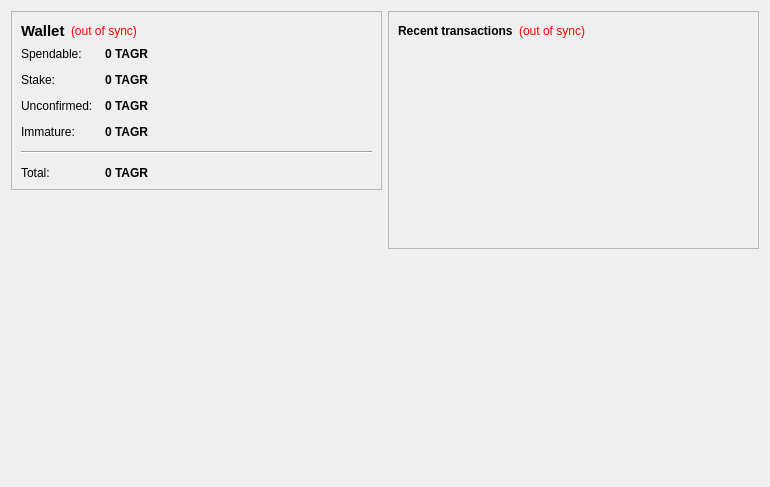
<?xml version="1.0" encoding="UTF-8"?>
<ui version="4.0">
 <class>OverviewPage</class>
 <widget class="QWidget" name="OverviewPage">
  <property name="geometry">
   <rect>
    <x>0</x>
    <y>0</y>
    <width>770</width>
    <height>487</height>
   </rect>
  </property>
  <property name="windowTitle">
   <string>Form</string>
  </property>
  <layout class="QHBoxLayout" name="horizontalLayout" stretch="1,1">
   <item>
    <layout class="QVBoxLayout" name="verticalLayout_2">
     <item>
      <widget class="QFrame" name="frame">
       <property name="frameShape">
        <enum>QFrame::StyledPanel</enum>
       </property>
       <property name="frameShadow">
        <enum>QFrame::Raised</enum>
       </property>
       <layout class="QVBoxLayout" name="verticalLayout_4">
        <item>
         <layout class="QHBoxLayout" name="horizontalLayout_4">
          <item>
           <widget class="QLabel" name="label_5">
            <property name="font">
             <font>
              <pointsize>11</pointsize>
              <weight>75</weight>
              <bold>true</bold>
             </font>
            </property>
            <property name="text">
             <string>Wallet</string>
            </property>
           </widget>
          </item>
          <item>
           <widget class="QLabel" name="labelWalletStatus">
            <property name="toolTip">
             <string>The displayed information may be out of date. Your wallet automatically synchronizes with the ThinkAndGrowRich network after a connection is established, but this process has not completed yet.</string>
            </property>
            <property name="styleSheet">
             <string notr="true">QLabel { color: red; }</string>
            </property>
            <property name="text">
             <string notr="true">(out of sync)</string>
            </property>
            <property name="alignment">
             <set>Qt::AlignLeading|Qt::AlignLeft|Qt::AlignVCenter</set>
            </property>
           </widget>
          </item>
          <item>
           <spacer name="horizontalSpacer_2">
            <property name="orientation">
             <enum>Qt::Horizontal</enum>
            </property>
            <property name="sizeHint" stdset="0">
             <size>
              <width>40</width>
              <height>20</height>
             </size>
            </property>
           </spacer>
          </item>
         </layout>
        </item>
        <item>
         <layout class="QFormLayout" name="formLayout_2">
          <property name="fieldGrowthPolicy">
           <enum>QFormLayout::AllNonFixedFieldsGrow</enum>
          </property>
          <property name="horizontalSpacing">
           <number>12</number>
          </property>
          <property name="verticalSpacing">
           <number>12</number>
          </property>
          <item row="0" column="0">
           <widget class="QLabel" name="label">
            <property name="text">
             <string>Spendable:</string>
            </property>
           </widget>
          </item>
          <item row="0" column="1">
           <widget class="QLabel" name="labelBalance">
            <property name="font">
             <font>
              <weight>75</weight>
              <bold>true</bold>
             </font>
            </property>
            <property name="cursor">
             <cursorShape>IBeamCursor</cursorShape>
            </property>
            <property name="toolTip">
             <string>Your current spendable balance</string>
            </property>
            <property name="text">
             <string notr="true">0 TAGR</string>
            </property>
            <property name="textInteractionFlags">
             <set>Qt::LinksAccessibleByMouse|Qt::TextSelectableByKeyboard|Qt::TextSelectableByMouse</set>
            </property>
           </widget>
          </item>
          <item row="1" column="0">
           <widget class="QLabel" name="label_6">
            <property name="text">
             <string>Stake:</string>
            </property>
           </widget>
          </item>
          <item row="1" column="1">
           <widget class="QLabel" name="labelStake">
            <property name="font">
             <font>
              <weight>75</weight>
              <bold>true</bold>
             </font>
            </property>
            <property name="cursor">
             <cursorShape>IBeamCursor</cursorShape>
            </property>
            <property name="toolTip">
             <string>Total of coins that was staked, and do not yet count toward the current balance</string>
            </property>
            <property name="text">
             <string notr="true">0 TAGR</string>
            </property>
            <property name="textInteractionFlags">
             <set>Qt::LinksAccessibleByMouse|Qt::TextSelectableByKeyboard|Qt::TextSelectableByMouse</set>
            </property>
           </widget>
          </item>
          <item row="2" column="0">
           <widget class="QLabel" name="label_3">
            <property name="text">
             <string>Unconfirmed:</string>
            </property>
           </widget>
          </item>
          <item row="2" column="1">
           <widget class="QLabel" name="labelUnconfirmed">
            <property name="font">
             <font>
              <weight>75</weight>
              <bold>true</bold>
             </font>
            </property>
            <property name="cursor">
             <cursorShape>IBeamCursor</cursorShape>
            </property>
            <property name="toolTip">
             <string>Total of transactions that have yet to be confirmed, and do not yet count toward the current balance</string>
            </property>
            <property name="text">
             <string notr="true">0 TAGR</string>
            </property>
            <property name="textInteractionFlags">
             <set>Qt::LinksAccessibleByMouse|Qt::TextSelectableByKeyboard|Qt::TextSelectableByMouse</set>
            </property>
           </widget>
          </item>
          <item row="3" column="0">
           <widget class="QLabel" name="labelImmatureText">
            <property name="text">
             <string>Immature:</string>
            </property>
           </widget>
          </item>
          <item row="3" column="1">
           <widget class="QLabel" name="labelImmature">
            <property name="font">
             <font>
              <weight>75</weight>
              <bold>true</bold>
             </font>
            </property>
            <property name="toolTip">
             <string>Mined balance that has not yet matured</string>
            </property>
            <property name="text">
             <string notr="true">0 TAGR</string>
            </property>
            <property name="textInteractionFlags">
             <set>Qt::LinksAccessibleByMouse|Qt::TextSelectableByKeyboard|Qt::TextSelectableByMouse</set>
            </property>
           </widget>
          </item>
          <item row="4" column="0" colspan="2">
           <widget class="Line" name="line">
            <property name="orientation">
             <enum>Qt::Horizontal</enum>
            </property>
           </widget>
          </item>
          <item row="5" column="0">
           <widget class="QLabel" name="labelTotalText">
            <property name="text">
             <string>Total:</string>
            </property>
           </widget>
          </item>
          <item row="5" column="1">
           <widget class="QLabel" name="labelTotal">
            <property name="font">
             <font>
              <weight>75</weight>
              <bold>true</bold>
             </font>
            </property>
            <property name="cursor">
             <cursorShape>IBeamCursor</cursorShape>
            </property>
            <property name="toolTip">
             <string>Your current total balance</string>
            </property>
            <property name="text">
             <string notr="true">0 TAGR</string>
            </property>
            <property name="textInteractionFlags">
             <set>Qt::LinksAccessibleByMouse|Qt::TextSelectableByKeyboard|Qt::TextSelectableByMouse</set>
            </property>
           </widget>
          </item>
         </layout>
        </item>
       </layout>
      </widget>
     </item>
     <item>
      <spacer name="verticalSpacer">
       <property name="orientation">
        <enum>Qt::Vertical</enum>
       </property>
       <property name="sizeHint" stdset="0">
        <size>
         <width>20</width>
         <height>40</height>
        </size>
       </property>
      </spacer>
     </item>
     <item>
      <widget class="QLabel" name="label_2">
       <property name="autoFillBackground">
        <bool>true</bool>
       </property>
       <property name="text">
        <string/>
       </property>
       <property name="pixmap">
        <pixmap resource="../bitcoin.qrc">:/icons/techbg</pixmap>
       </property>
       <property name="scaledContents">
        <bool>false</bool>
       </property>
       <property name="margin">
        <number>0</number>
       </property>
      </widget>
     </item>
    </layout>
   </item>
   <item>
    <layout class="QVBoxLayout" name="verticalLayout_3">
     <item>
      <widget class="QFrame" name="frame_2">
       <property name="frameShape">
        <enum>QFrame::StyledPanel</enum>
       </property>
       <property name="frameShadow">
        <enum>QFrame::Raised</enum>
       </property>
       <layout class="QVBoxLayout" name="verticalLayout">
        <item>
         <layout class="QHBoxLayout" name="horizontalLayout_2">
          <item>
           <widget class="QLabel" name="label_4">
            <property name="text">
             <string>&lt;b&gt;Recent transactions&lt;/b&gt;</string>
            </property>
           </widget>
          </item>
          <item>
           <widget class="QLabel" name="labelTransactionsStatus">
            <property name="toolTip">
             <string>The displayed information may be out of date. Your wallet automatically synchronizes with the ThinkAndGrowRich network after a connection is established, but this process has not completed yet.</string>
            </property>
            <property name="styleSheet">
             <string notr="true">QLabel { color: red; }</string>
            </property>
            <property name="text">
             <string notr="true">(out of sync)</string>
            </property>
            <property name="alignment">
             <set>Qt::AlignRight|Qt::AlignTrailing|Qt::AlignVCenter</set>
            </property>
           </widget>
          </item>
          <item>
           <spacer name="horizontalSpacer">
            <property name="orientation">
             <enum>Qt::Horizontal</enum>
            </property>
            <property name="sizeHint" stdset="0">
             <size>
              <width>40</width>
              <height>20</height>
             </size>
            </property>
           </spacer>
          </item>
         </layout>
        </item>
        <item>
         <widget class="QListView" name="listTransactions">
          <property name="styleSheet">
           <string notr="true">QListView { background: transparent; }</string>
          </property>
          <property name="frameShape">
           <enum>QFrame::NoFrame</enum>
          </property>
          <property name="verticalScrollBarPolicy">
           <enum>Qt::ScrollBarAlwaysOff</enum>
          </property>
          <property name="horizontalScrollBarPolicy">
           <enum>Qt::ScrollBarAlwaysOff</enum>
          </property>
          <property name="selectionMode">
           <enum>QAbstractItemView::NoSelection</enum>
          </property>
         </widget>
        </item>
       </layout>
      </widget>
     </item>
     <item>
      <spacer name="verticalSpacer_2">
       <property name="orientation">
        <enum>Qt::Vertical</enum>
       </property>
       <property name="sizeHint" stdset="0">
        <size>
         <width>20</width>
         <height>40</height>
        </size>
       </property>
      </spacer>
     </item>
    </layout>
   </item>
  </layout>
 </widget>
 <resources/>
 <connections/>
</ui>
